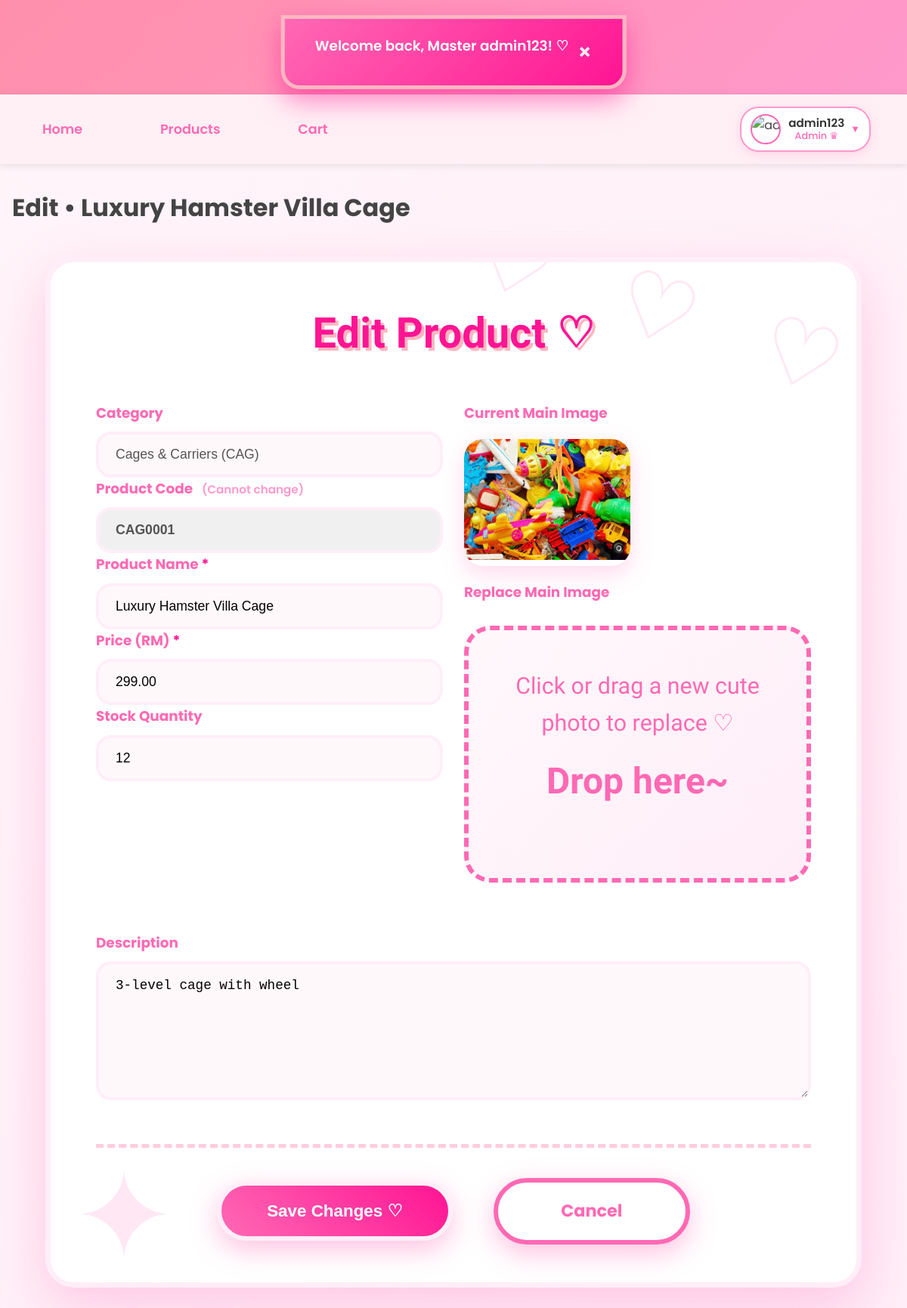
The app's page /admin/product_edit.php?id=2 (signed in), older data.
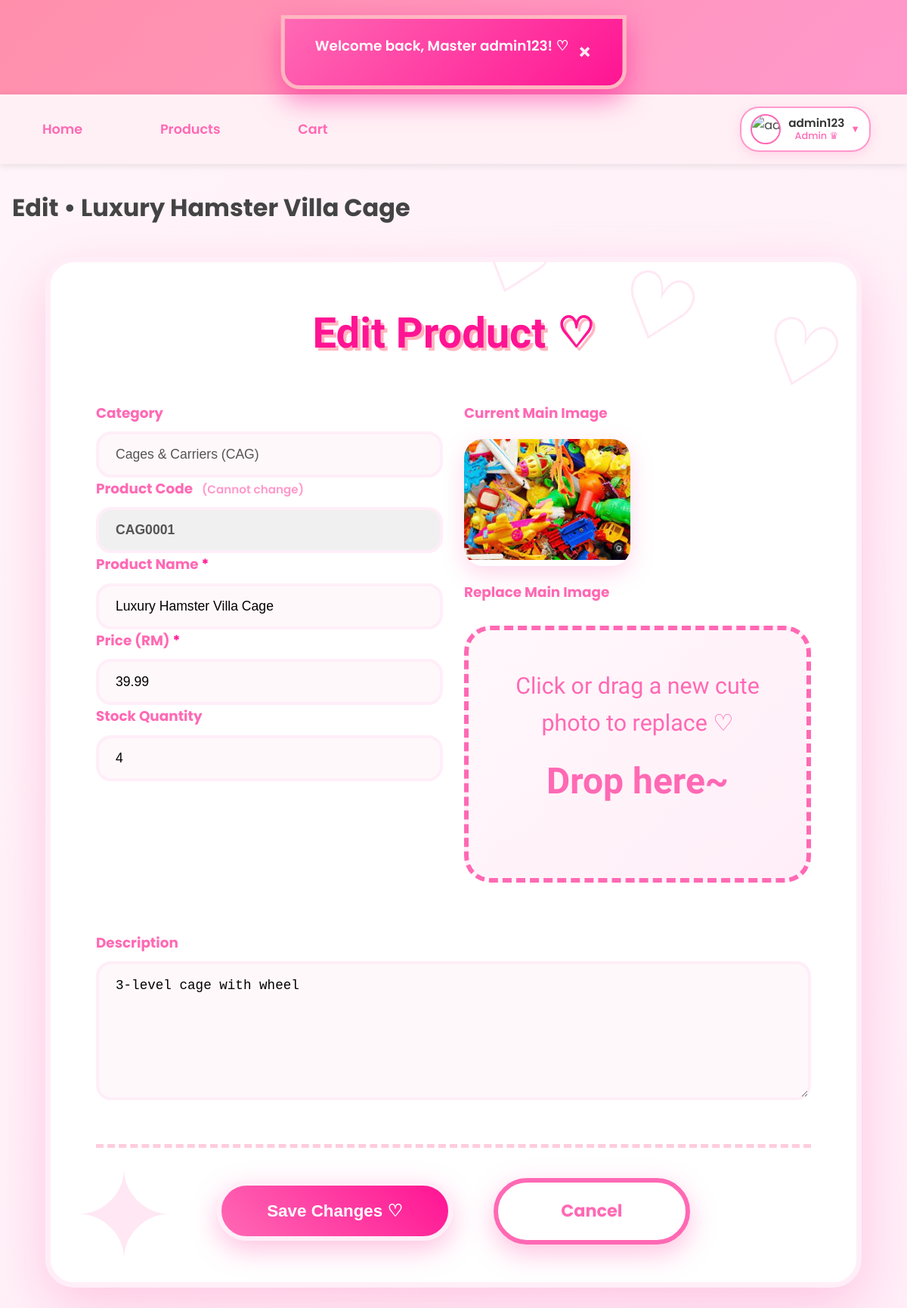
The same page, newer data.
### tables this page shows
CREATE TABLE `product` (
  `product_id` int(11) NOT NULL,
  `product_code` varchar(20) NOT NULL,
  `product_name` varchar(200) NOT NULL,
  `description` text DEFAULT NULL,
  `price` decimal(10,2) NOT NULL,
  `stock_quantity` int(11) DEFAULT 0,
  `category_id` int(11) NOT NULL,
  `is_active` tinyint(1) DEFAULT 1,
  `created_at` datetime DEFAULT current_timestamp(),
  `updated_at` datetime DEFAULT current_timestamp() ON UPDATE current_timestamp(),
  `photo_name` varchar(255) NOT NULL
);

CREATE TABLE `category` (
  `category_id` int(11) NOT NULL,
  `category_code` varchar(10) NOT NULL,
  `category_name` varchar(100) NOT NULL,
  `description` text DEFAULT NULL,
  `created_at` datetime DEFAULT current_timestamp()
);

### _base.php (called while the page is built, shortened)
<?php
function temp($key, $value = null) {
    if ($value !== null) {
        $_SESSION["temp_$key"] = $value;
    }
    else {
        $value = $_SESSION["temp_$key"] ?? null;
        return $value;
    }
}
function is_login() {
    return isset($_SESSION['user']) && !empty($_SESSION['user']);
}
function username() {
    return $_SESSION['user'] ?? null;
}
function user_role() {
    return $_SESSION['role'] ?? null;
}
function encode($value) {
    return htmlentities($value);
}

### admin/product_edit.php (the view, shortened to what this page needs)
<?php
require '../_base.php';
$id = get('id');
$stmt = $_db->prepare("SELECT p.*, c.category_name, c.category_code
                       FROM product p
                       LEFT JOIN category c ON p.category_id = c.category_id
                       WHERE p.product_id = ?");
$stmt->execute([$id]);
$product = $stmt->fetch(PDO::FETCH_OBJ);
$_title = 'Edit • ' . ($product->product_name);
include '../_head.php';
?>
<div class="product-edit-container">
<div class="container">
    <h2>Edit Product ♡</h2>
    <form method="post" enctype="multipart/form-data">
        <div class="form-grid">
            <div>
                <label>Category</label>
                <input type="text" value="<?= ($product->category_name ?? 'Uncategorized') ?> (<?= ($product->category_code) ?>)" disabled>
                <label>Product Code <small>(Cannot change)</small></label>
                <input type="text" value="<?= ($product->product_code) ?>" disabled style="background:#f0f0f0; font-weight:bold;">
                <label>Product Name <span class="req">*</span></label>
                <input type="text" name="product_name" value="<?= ($product->product_name) ?>" required>
                <label>Price (RM) <span class="req">*</span></label>
                <input type="number" step="0.01" name="price" value="<?= $product->price ?>" required>
                <label>Stock Quantity</label>
                <input type="number" name="stock_quantity" value="<?= $product->stock_quantity ?>" min="0">
            </div>
            <div>
                <label>Current Main Image</label>
                <div class="existing-images" style="margin:20px 0;">
                    <?php if ($product->photo_name): ?>
                        <div class="image-item">
                            <img src="../admin/uploads/products/<?= $product->photo_name ?>" alt="Main image">
                        </div>
                    <?php else: ?>
                        <p style="text-align:center;color:#ff69b4;padding:40px 0;font-size:1.3rem;">
                            There is no main image yet.
                        </p>
                    <?php endif; ?>
                </div>
                <label>Replace Main Image</label>
                <div id="dropzone-upload" class="dz-message">
                    Click or drag a new cute photo to replace ♡<br>
                    <strong style="font-size:3rem;margin:15px 0;display:block;">Drop here~</strong>
                </div>
            </div>
        </div>
        <div style="margin-top:35px;">
            <label>Description</label>
            <textarea name="description" rows="7" style="width:100%;padding:18px 22px;border:4px solid #ffeef8;border-radius:20px;background:#fff8fb;font-size:1.1rem;"><?= ($product->description) ?></textarea>
        </div>
        <div class="form-actions">
            <button type="submit" class="btn-primary">Save Changes ♡</button>
            <a href="product_list.php" class="btn-secondary">Cancel</a>
        </div>
    </form>
</div>

### _head.php (shortened to what this page needs)
<?php
    require_once '_base.php';
?>
<!DOCTYPE html>
<html lang="en">
<head>
    <link rel="stylesheet" href="/css/app.css">
    <link rel="stylesheet" href="https://unpkg.com/dropzone@5/dist/min/dropzone.min.css">
</head>
<body data-flash="<?= encode(temp('info')) ?>">
    <div id="moe-flash"></div>
    <header>
        <h1><a href="/">MoeMoepet Mart</a></h1>
    </header>
    <nav>
    <div class="nav-left">
    <a href="/">Home</a>
    <a href="/member/products.php">Products</a>
    <a href="/member/cart.php" class="cart-link">
        Cart
    </a>
    </div>
    <div class="nav-right">
        <?php if (is_login()):
            $user = current_user();
            $displayName = encode(username());
            $roleText    = user_role() === 'admin' ? 'Admin ♛' : 'Member ♡';
            $avatar = !empty($user->profile_pic) ? '/' . $user->profile_pic : '/images/default-avatar.png';
        ?>
            <div class="user-menu">
                <div class="user-info" tabindex="0">
                    <img src="<?= $avatar ?>" alt="<?= $displayName ?>" class="user-avatar">
                    <div class="user-details">
                        <div class="user-name"><?= $displayName ?></div>
                        <div class="user-role"><?= $roleText ?></div>
                    </div>
                    <span class="dropdown-arrow">▼</span>
                </div>
            </div>
        <?php else: ?>
            <a href="/login.php" class="btn-login">Login</a>
        <?php endif; ?>
    </div>
</nav>
    <main>
        <h1><?= $_title ?? 'Untitled' ?></h1>

Row changes from the older to the newer data that the page shows:
changed product "Edit • Luxury Hamster Villa Cage": price "299.00" → "39.99"; stock_quantity "12" → "4"
